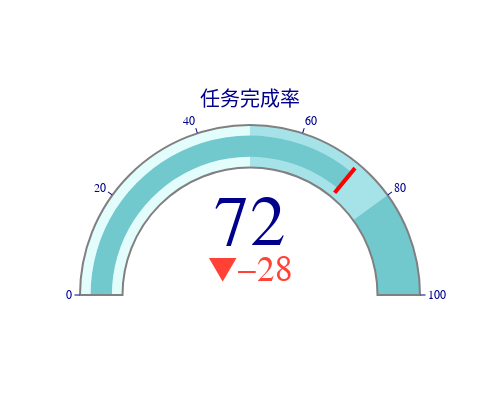

The cell this chart's notebook holds for it:
### Markdown cell above
整体结构是品类到款式的流量分布高度分散

从左侧四大品类出发，流带迅速扩散到右侧数十个款式，说明

每个品类都覆盖了大量细分款式，SKU结构高度碎片化。 

没有出现“某一个款式独占大比例流量”的情况，说明平台没有绝对的“超级爆款款”，而是多点开花、长尾分布。

### Code cell
import plotly.graph_objects as go

progress = 72

fig = go.Figure(go.Indicator(
    mode = "gauge+number+delta",
    value = progress,
    delta = {'reference': 100, 'increasing': {'color': "RebeccaPurple"}},
    gauge = {
        'axis': {'range': [0, 100], 'tickwidth': 1, 'tickcolor': "darkblue"},
        'bar': {'color': "#71c9ce"},
        'bgcolor': "white",
        'borderwidth': 2,
        'bordercolor': "gray",
        'steps': [
            {'range': [0, 50], 'color': '#e3fdfd'},
            {'range': [50, 80], 'color': '#a6e3e9'},
            {'range': [80, 100], 'color': '#71c9ce'}
        ],
        'threshold': {
            'line': {'color': "red", 'width': 4},
            'thickness': 0.75,
            'value': progress
        }
    },
    title = {'text': "任务完成率"}
))

fig.update_layout(
    paper_bgcolor="white",
    font={'color': "darkblue", 'family': "Arial"},
    height=400,
    width=500
)
fig.show()

### Figure 1 — Plotly figure (JSON) as saved in the notebook; plotly's stock layout.template omitted (floating-point values rounded to 4 significant figures)
{"data": [{"delta": {"increasing": {"color": "RebeccaPurple"}, "reference": 100}, "gauge": {"axis": {"range": [0, 100], "tickcolor": "darkblue", "tickwidth": 1}, "bar": {"color": "#71c9ce"}, "bgcolor": "white", "bordercolor": "gray", "borderwidth": 2, "steps": [{"color": "#e3fdfd", "range": [0, 50]}, {"color": "#a6e3e9", "range": [50, 80]}, {"color": "#71c9ce", "range": [80, 100]}], "threshold": {"line": {"color": "red", "width": 4}, "thickness": 0.75, "value": 72}}, "mode": "gauge+number+delta", "title": {"text": "任务完成率"}, "type": "indicator", "value": 72}], "layout": {"font": {"color": "darkblue", "family": "Arial"}, "height": 400, "paper_bgcolor": "white", "width": 500}}
